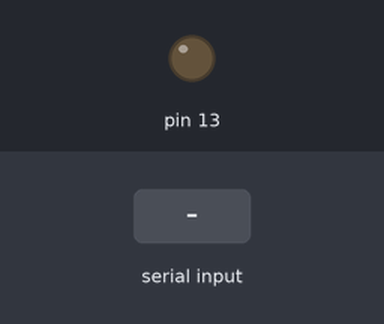
Bench run of a sketch on a simulated Arduino Uno, built with avr-gcc and run on an emulated ATmega328P. Shown: output pins drawn as LEDs (lit = HIGH). The test bench sets the inputs (shaded band).

Above: at 2.2 s.
2.3 s: "a" received over Serial
At 2.7 s:
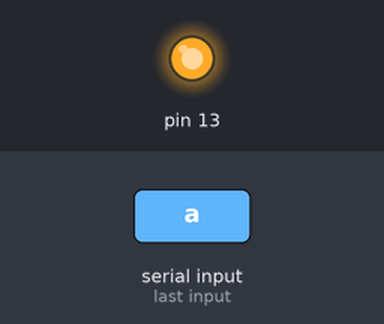
3.8 s: "c" received over Serial
At 5.1 s:
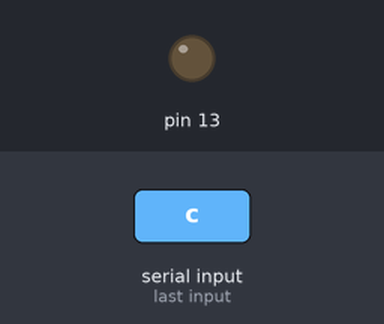
Timing chart, 0 to 6.8 s (numbered marks = the images above; inputs shaded):
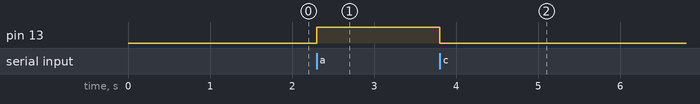

The sketch:

16-Feb-22_Send_Data_Arduino_Test_GUI_Workshop_IEEE_INSAT_RAS.ino
```cpp
void setup() {
  // put your setup code here, to run once:
  pinMode(13,OUTPUT);
  Serial.begin(9600);
  delay(1000);
}

void loop() {
  // put your main code here, to run repeatedly:
  char c = Serial.read();
  if (c=='a')
      digitalWrite(13,HIGH);
  if (c=='c')
      digitalWrite(13,LOW);
}
```

Measured:
- after the input at 2.3 s, pin 13: LOW → HIGH at once
- after the input at 3.8 s, pin 13: HIGH → LOW at once
